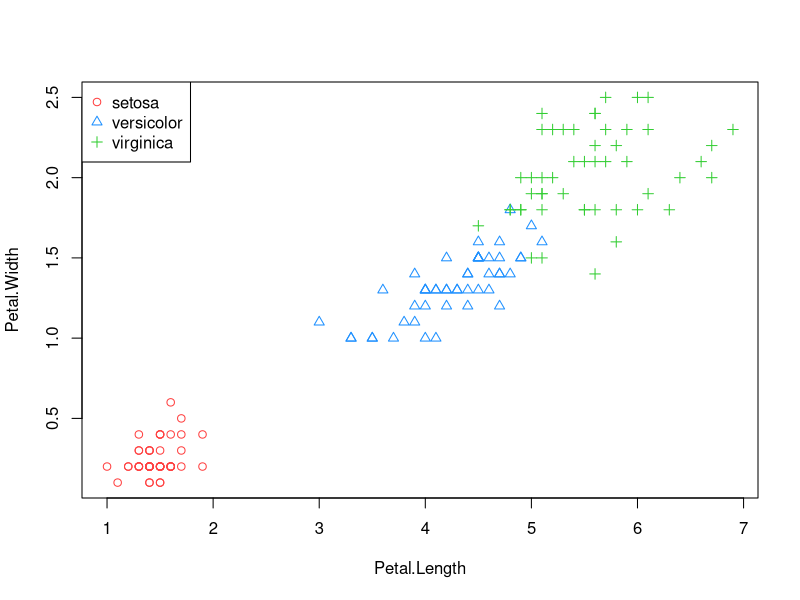

This figure's R source:
attach(iris)
plot(Petal.Length,Petal.Width,data=iris,
     col=c("brown1","dodgerblue1","limegreen")[as.integer(Species)],
     pch=c(1,2,3)[as.integer(Species)])
legend(x="topleft",
       legend=c("setosa","versicolor","virginica"),
       col=c("brown1","dodgerblue1","limegreen"),
       pch=c(1,2,3))
